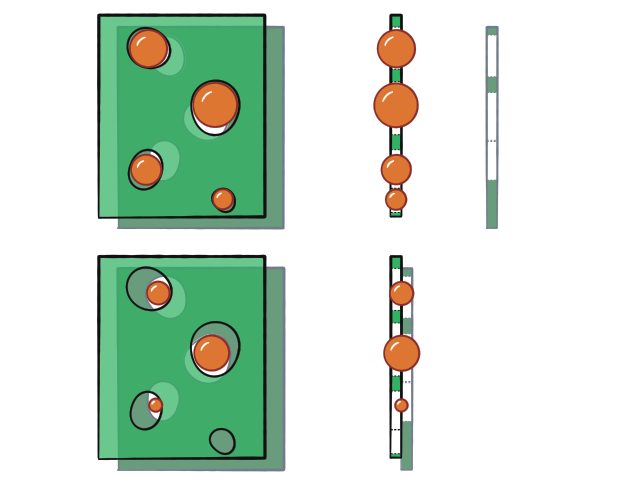

Here is the Python script that generated this plot:
"""Swiss-cheese analogy for effective pore size (hand-drawn brush style, no text).

Row 1: two slices far apart  -> a sphere only has to pass one hole at a time,
        so the largest sphere = the hole itself.
Row 2: two slices (almost) touching -> a sphere must pass both holes at once,
        so the largest sphere = largest inscribed circle of the hole overlap
        (computed numerically); a hole without partner is blocked.
Holes are slightly irregular convex blobs; overlaps point in different directions
and give different sphere sizes.
Left: front view (slices offset, back slice grey). Right: side view (holes indicated).
Styleguide: full width (6.30 in), PDF, no bbox='tight'."""
from pathlib import Path
import numpy as np
import matplotlib.pyplot as plt
from matplotlib.patches import Polygon, PathPatch
from matplotlib.path import Path as MPath
from scipy.ndimage import gaussian_filter1d, distance_transform_edt

HERE = Path(__file__).parent
plt.rcParams.update({"savefig.dpi": 600, "savefig.pad_inches": 0.02})

INK = "#111111"
GREY = "#717b8b"            # back-slice pen: muted ochre
BACK_FILL = "#689C7C"       # back slice: deeper cheese yellow
FRONT_FILL = "#31B363"      # front slice: light cheese yellow
FRONT_ALPHA = 0.72          # front slice translucent -> back holes show through
SPHERE_FILL = "#DD7632"     # particles: styleguide teal, lightened
SPHERE_EDGE = "#8A2D2A"     # styleguide dark teal
SIDE_FRONT_FILL = FRONT_FILL
W, H = 6.30, 4.90
RNG = np.random.default_rng(11)
fig = plt.figure(figsize=(W, H))


# =============================================================== brush engine
def _scales(ax):
    pos = ax.get_position()
    x0, x1 = ax.get_xlim(); y0, y1 = ax.get_ylim()
    return pos.width * W / (x1 - x0), pos.height * H / (y1 - y0)


def brush(ax, x, y, w=2.0, color=INK, wobble=0.8, closed=False, zorder=3):
    """Felt-pen stroke along (x, y); w = nominal width in pt."""
    sx, sy = _scales(ax)
    x, y = np.asarray(x, float), np.asarray(y, float)
    if closed:
        x, y = np.append(x, x[0]), np.append(y, y[0])
    X, Y = x * sx * 72, y * sy * 72
    s = np.concatenate([[0], np.cumsum(np.hypot(np.diff(X), np.diff(Y)))])
    L = s[-1]
    n = max(int(L / 0.5), 8)
    t = np.linspace(0, L, n)
    X, Y = np.interp(t, s, X), np.interp(t, s, Y)
    dx, dy = np.gradient(X), np.gradient(Y)
    nrm = np.hypot(dx, dy) + 1e-12
    nx, ny = -dy / nrm, dx / nrm
    wob = gaussian_filter1d(RNG.normal(0, 1, n), sigma=max(n / 6, 2),
                            mode="wrap" if closed else "nearest")
    wob *= wobble / (np.abs(wob).max() + 1e-12)
    X, Y = X + nx * wob, Y + ny * wob
    u = t / L
    if closed:
        prof = 0.9 + 0.1 * np.cos(2 * np.pi * u)
    else:
        prof = np.clip(0.55 + 2.5 * u, 0, 1.08) * np.clip(0.45 + 3.0 * (1 - u), 0, 1)
        prof[: max(n // 40, 2)] *= 1.15
    half = 0.5 * w * prof * (1 + 0.12 * gaussian_filter1d(RNG.normal(0, 1, n), sigma=3))
    dx, dy = np.gradient(X), np.gradient(Y)
    nrm = np.hypot(dx, dy) + 1e-12
    nx, ny = -dy / nrm, dx / nrm
    px = np.concatenate([X + nx * half, (X - nx * half)[::-1]]) / 72 / sx
    py = np.concatenate([Y + ny * half, (Y - ny * half)[::-1]]) / 72 / sy
    ax.add_patch(Polygon(np.column_stack([px, py]), closed=True, fc=color, ec=color,
                         lw=0.15, joinstyle="round", zorder=zorder, clip_on=False))
    if not closed:
        a = np.linspace(0, 2 * np.pi, 16, endpoint=False)
        for i in (0, -1):
            ax.add_patch(Polygon(np.column_stack([(X[i] + half[i] * np.cos(a)) / 72 / sx,
                                                  (Y[i] + half[i] * np.sin(a)) / 72 / sy]),
                                 fc=color, ec="none", zorder=zorder, clip_on=False))


def ring(xc, yc, r, k=120, cw=False):
    a = np.linspace(0, 2 * np.pi, k, endpoint=False)
    if cw:
        a = a[::-1]
    return np.column_stack([xc + r * np.cos(a), yc + r * np.sin(a)])


def rect(x0, y0, x1, y1, cw=False):
    p = np.array([[x0, y0], [x1, y0], [x1, y1], [x0, y1]])
    return p[::-1] if cw else p


def filled_with_holes(ax, outer, holes, fc, zorder, alpha=1.0):
    """Fill `outer` (ccw) with circular holes punched out (cw) -> transparent holes."""
    verts, codes = [], []
    for poly in [outer] + holes:
        verts += list(poly) + [poly[0]]
        codes += [MPath.MOVETO] + [MPath.LINETO] * (len(poly) - 1) + [MPath.CLOSEPOLY]
    ax.add_patch(PathPatch(MPath(verts, codes), fc=fc, ec="none", zorder=zorder,
                           alpha=alpha))


def sphere(ax, xc, yc, r, zorder=6):
    """Sphere = grey disc, pen outline, small white highlight."""
    ax.add_patch(Polygon(ring(xc, yc, r), fc=SPHERE_FILL, ec="none", zorder=zorder))
    brush(ax, *ring(xc, yc, r).T, w=1.4, color=SPHERE_EDGE, closed=True, wobble=0.25,
          zorder=zorder + 0.1)
    a = np.linspace(np.deg2rad(105), np.deg2rad(165), 20)
    brush(ax, xc + 0.62 * r * np.cos(a), yc + 0.62 * r * np.sin(a), w=1.1,
          color="white", wobble=0.1, zorder=zorder + 0.2)


# =============================================================== geometry
SL_W, SL_H = 1.40, 1.70            # slice size (front slice at origin)
OFF = np.array([0.16, -0.10])      # back slice offset in the front view
T = 0.09                           # slice thickness (side view): thinner than every sphere
SHAPE_RNG = np.random.default_rng(3)


def blob(xc, yc, r0, k=160):
    """Slightly irregular but convex hole: r(t) = r0 (1 + a2 cos 2(t-p2) + a3 cos 3(t-p3)).
    Convex as long as 3*a2 < 1 and 8*a3 < 1."""
    a2, a3 = SHAPE_RNG.uniform(0.06, 0.13), SHAPE_RNG.uniform(0.0, 0.05)
    p2, p3 = SHAPE_RNG.uniform(0, np.pi, 2)
    t = np.linspace(0, 2 * np.pi, k, endpoint=False)
    r = r0 * (1 + a2 * np.cos(2 * (t - p2)) + a3 * np.cos(3 * (t - p3)))
    return np.column_stack([xc + r * np.cos(t), yc + r * np.sin(t)])


# front centre, r0  |  back centre, r0  (back offsets point in different directions)
front_holes = [
    blob(0.42, 1.42, 0.18),        # P1: partner shifted right       -> medium sphere
    blob(0.98, 0.92, 0.21),        # P2: partner shifted down-left   -> large sphere
    blob(0.40, 0.40, 0.15),        # P3: partner shifted up-right    -> small sphere
    blob(1.05, 0.14, 0.10),        # no partner in the back slice    -> blocked when close
]
back_holes = [
    blob(0.57, 1.36, 0.17),
    blob(0.92, 0.84, 0.20),
    blob(0.55, 0.48, 0.15),
]
pairs = [(0, 0), (1, 1), (2, 2)]


def largest_circle(*polys, h=0.0015):
    """Largest circle inside the intersection of convex polygons (distance transform)."""
    allp = np.vstack(polys)
    x0, y0 = allp.min(0) - 0.02; x1, y1 = allp.max(0) + 0.02
    gx, gy = np.meshgrid(np.arange(x0, x1, h), np.arange(y0, y1, h))
    pts = np.column_stack([gx.ravel(), gy.ravel()])
    inside = np.ones(len(pts), bool)
    for p in polys:
        inside &= MPath(p).contains_points(pts)
    dist = distance_transform_edt(inside.reshape(gx.shape)) * h
    iy, ix = np.unravel_index(dist.argmax(), dist.shape)
    return gx[iy, ix], gy[iy, ix], dist[iy, ix]


far_spheres = [largest_circle(p) for p in front_holes]
near_spheres = [largest_circle(front_holes[i], back_holes[j]) for i, j in pairs]


def closed(p):
    return np.vstack([p, p[:1]])


# =============================================================== layout
FX = (-0.12, 1.70); FY = (-0.20, 1.76)          # front-view limits
SX = (-0.30, 1.30)                              # side-view z limits
k = (H - 0.25) / (2 * (FY[1] - FY[0]))          # inches per data unit (equal aspect)
fw, sw, hh = (FX[1] - FX[0]) * k, (SX[1] - SX[0]) * k, (FY[1] - FY[0]) * k
gap = 0.55
left = (W - fw - gap - sw) / 2
rows = []
for r in range(2):
    bottom = H - 0.08 - (r + 1) * hh - r * 0.09
    axf = fig.add_axes([left / W, bottom / H, fw / W, hh / H])
    axs = fig.add_axes([(left + fw + gap) / W, bottom / H, sw / W, hh / H])
    for a, xl in ((axf, FX), (axs, SX)):
        a.set_xlim(*xl); a.set_ylim(*FY); a.axis("off")
    rows.append((axf, axs))


# =============================================================== front view
def front_view(ax, close):
    bx0, by0 = OFF
    back_outer = rect(bx0, by0, bx0 + SL_W, by0 + SL_H)
    filled_with_holes(ax, back_outer, [h[::-1] for h in back_holes], BACK_FILL, 1)
    brush(ax, *closed(back_outer).T, w=1.6, color=GREY, zorder=2)
    for h in back_holes:
        brush(ax, *h.T, w=1.2, color=GREY, closed=True, zorder=2)

    front_outer = rect(0, 0, SL_W, SL_H)
    filled_with_holes(ax, front_outer, [h[::-1] for h in front_holes], FRONT_FILL, 3,
                      alpha=FRONT_ALPHA)
    brush(ax, *closed(front_outer).T, w=2.0, zorder=4)
    for h in front_holes:
        brush(ax, *h.T, w=1.6, closed=True, zorder=4)

    for (x, y, r) in (near_spheres if close else far_spheres):
        sphere(ax, x, y, 0.94 * r)


# =============================================================== side view
def bands(holes):
    return [(h[:, 1].min(), h[:, 1].max()) for h in holes]


def slab(ax, z0, y0, y1, holes, fc, color, w):
    """Slice seen from the side: continuous bar, holes indicated as dashed bands."""
    ax.add_patch(Polygon(rect(z0, y0, z0 + T, y1), fc=fc, ec="none", zorder=1))
    for g0, g1 in bands(holes):
        ax.add_patch(Polygon(rect(z0, g0, z0 + T, g1), fc="white", ec="none", zorder=1.1))
        for yy in (g0, g1):
            ax.plot([z0, z0 + T], [yy, yy], color=color, lw=0.7, ls=(0, (2, 1.6)), zorder=2)
    brush(ax, *closed(rect(z0, y0, z0 + T, y1)).T, w=w, color=color, wobble=0.3, zorder=3)


def side_view(ax, close):
    g = 0.0 if close else 0.72
    zf, zb = 0.0, T + g
    slab(ax, zb, OFF[1], OFF[1] + SL_H, back_holes, BACK_FILL, GREY, 1.4)
    slab(ax, zf, 0.0, SL_H, front_holes, SIDE_FRONT_FILL, INK, 1.8)
    if not close:
        for (_, y, r) in far_spheres:
            sphere(ax, zf + T / 2, y, 0.94 * r)
    else:
        for (_, y, r) in near_spheres:
            sphere(ax, zf + T, y, 0.94 * r)


for r, (axf, axs) in enumerate(rows):
    front_view(axf, close=bool(r))
    side_view(axs, close=bool(r))

print("near sphere diameters:", [round(2 * 0.94 * r, 3) for *_, r in near_spheres], " T =", T)
fig.savefig(HERE / "schematic_swiss_cheese.pdf", format="pdf")
fig.savefig(HERE / "schematic_swiss_cheese_preview.png", dpi=200)
